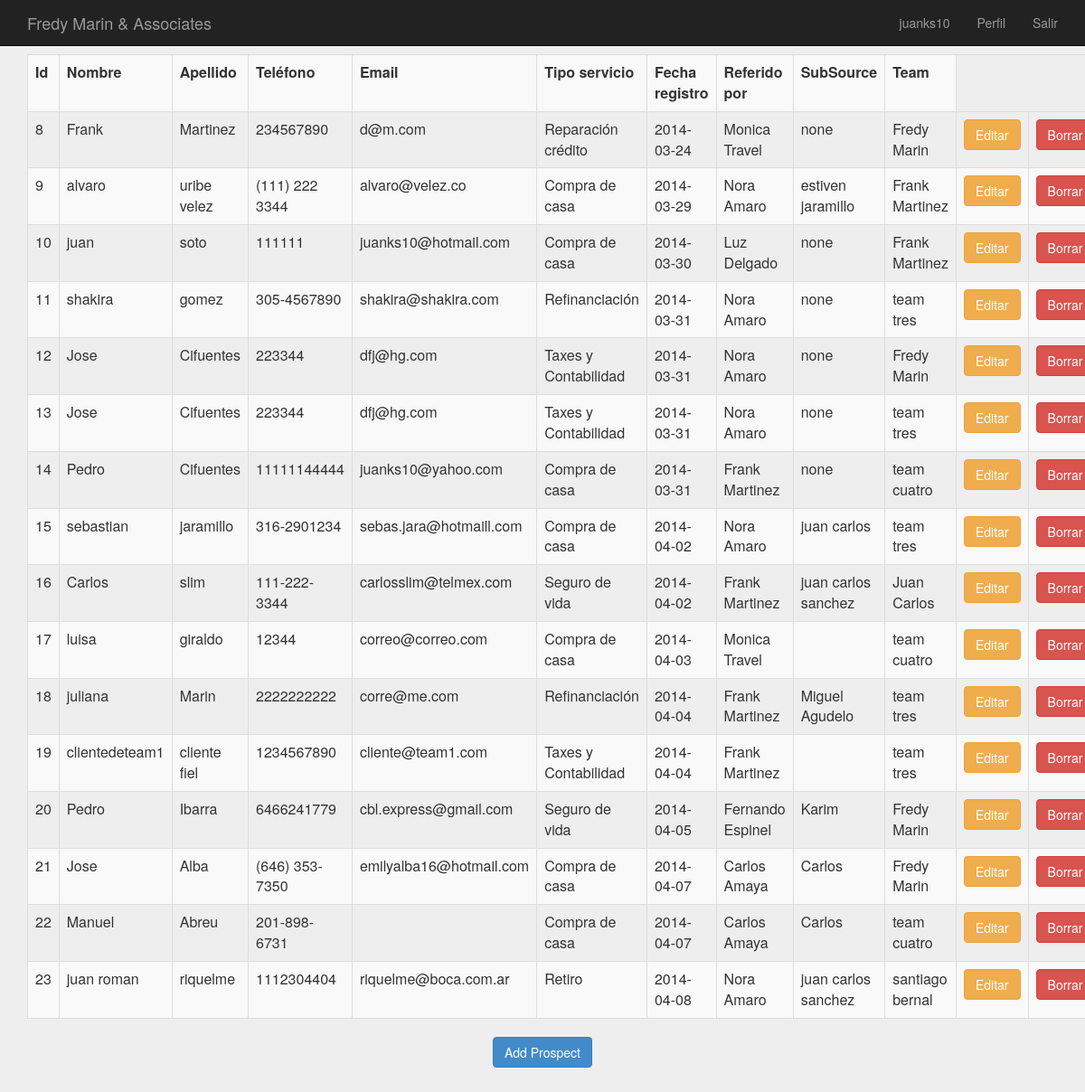
The page /clientes/index.php (signed in) on the database its author committed.
### tables this page shows
CREATE TABLE IF NOT EXISTS `clientes` (
  `id_cliente` int(7) NOT NULL AUTO_INCREMENT,
  `nombre_cliente` varchar(20) NOT NULL,
  `apellido_cliente` varchar(20) DEFAULT NULL,
  `telefono_cliente` varchar(16) DEFAULT NULL,
  `email_cliente` varchar(40) DEFAULT NULL,
  `fecha_registro` date NOT NULL,
  `tipo_servicio` varchar(20) NOT NULL,
  `id_vendedor` int(4) NOT NULL,
  `subsource` varchar(40) DEFAULT 'none',
  `creado_por` int(4) DEFAULT NULL,
  PRIMARY KEY (`id_cliente`)
);

CREATE TABLE IF NOT EXISTS `usuarios` (
  `id` int(5) NOT NULL AUTO_INCREMENT,
  `fecha` varchar(10) NOT NULL,
  `nick` varchar(20) NOT NULL,
  `pass` varchar(32) NOT NULL,
  `mail` varchar(40) NOT NULL,
  `ip` varchar(15) NOT NULL,
  `perfil` varchar(14) NOT NULL,
  `tipoperfil` int(2) NOT NULL,
  `nombre_completo` varchar(40) DEFAULT NULL,
  `movil` varchar(20) DEFAULT NULL,
  `creado_por` int(4) DEFAULT NULL,
  PRIMARY KEY (`id`),
  KEY `nick` (`nick`,`pass`)
);

### clientes/index.php (the view, shortened to what this page needs)
<?php
include("../conexion.php");
?>
<html>
<head>
    <link href="../estilos/bootstrap.min.css" rel="stylesheet">
    <link href="../estilos/signin.css" rel="stylesheet">
</head>
<body>
<?php mostrar_header();  ?>
<br />
<div class="container">
<?php
echo "<table class='table table-striped table-bordered' >";
echo "<tr>";
echo "<td><b>Id</b></td>";
echo "<td><b>Nombre</b></td>";
echo "<td><b>Apellido</b></td>";
echo "<td><b>Tel&eacute;fono</b></td>";
echo "<td><b>Email</b></td>";
echo "<td><b>Tipo servicio</b></td>";
echo "<td><b>Fecha registro</b></td>";
echo "<td><b>Referido por</b></td>";
echo "<td><b>SubSource</b></td>";
if($_SESSION['perfil'] == "administrador"){
echo "<td><b>Team</b></td>";
}
echo "</tr>";
        if (isset($_GET['pagina']) ) {
    	$num_pagina = (int) $_GET['pagina'];
    	$num_pagina2 = $num_pagina * 30;
    	}
    	else {
    	$num_pagina2 = 0;
    	}
    if ($_SESSION['perfil'] == "administrador") {
        $result = mysql_query("SELECT sim.*, usuarios.nombre_completo FROM clientes As sim INNER JOIN usuarios As usuarios ON sim.id_vendedor = usuarios.id LIMIT $num_pagina2 , 30") or trigger_error(mysql_error());
    }else if ($_SESSION['perfil'] == "team") {
        $creado_por = $_SESSION['id'];
        $result = mysql_query("SELECT sim.*, usuarios.nombre_completo FROM clientes As sim INNER JOIN usuarios As usuarios ON sim.id_vendedor = usuarios.id WHERE sim.creado_por = '$creado_por' LIMIT $num_pagina2 , 30") or trigger_error(mysql_error());
    }else if ($_SESSION['perfil'] == "vendedor") {
        $id_vendedor_ses = $_SESSION['id'];
        $result = mysql_query("SELECT sim.*, usuarios.nombre_completo FROM clientes As sim INNER JOIN usuarios As usuarios ON sim.id_vendedor = usuarios.id WHERE id_vendedor = '$id_vendedor_ses' LIMIT $num_pagina2 , 30") or trigger_error(mysql_error());
    }
while($row = mysql_fetch_array($result)){
foreach($row AS $key => $value) { $row[$key] = stripslashes($value); }
echo "<tr>";
echo "<td valign='top'>" . nl2br( $row['id_cliente']) . "</td>";
echo "<td valign='top'>" . nl2br( $row['nombre_cliente']) . "</td>";
echo "<td valign='top'>" . nl2br( $row['apellido_cliente']) . "</td>";
echo "<td valign='top'>" . nl2br( $row['telefono_cliente']) . "</td>";
echo "<td valign='top'>" . nl2br( $row['email_cliente']) . "</td>";
echo "<td valign='top'>" . nl2br( $row['tipo_servicio']) . "</td>";
echo "<td valign='top'>" . nl2br( $row['fecha_registro']) . "</td>";
echo "<td valign='top'>" . nl2br( $row['nombre_completo']) . "</td>";
echo "<td valign='top'>" . nl2br( $row['subsource']) . "</td>";
if($_SESSION['perfil'] == "administrador"){
      $creado_por_2 = $row['creado_por'];
      $result2 = mysql_query("SELECT nombre_completo FROM `usuarios` WHERE `id` = $creado_por_2 ") or trigger_error(mysql_error());
      while($row2 = mysql_fetch_array($result2)){
      foreach($row2 AS $key => $value) { $row2[$key] = stripslashes($value); }
      echo "<td valign='top'>".nl2br( $row2['nombre_completo'])."</td>";
    }
echo "<td valign='top'><a href=editar.php?id_cliente={$row['id_cliente']} class='btn btn-warning' role='button'>Editar</a></td><td><a href=borrar.php?id_cliente={$row['id_cliente']} class='btn btn-danger' role='button'>Borrar</a></td> ";
}
echo "</tr>";
}
echo "</table>";
	echo "<center>";
?>
		<a href='agregar.php' class='btn btn-primary' role='button'>Add Prospect</a>
	</div>
</body>
</html>

### conexion.php (shortened to what this page needs)
<?php
function mostrar_header() {
echo "<div class='navbar navbar-inverse navbar-fixed-top' role='navigation'>";
  echo " <div class='container'>";
  echo "      <div class='navbar-header'>";
  echo "        <a class='navbar-brand' href='#'>Fredy Marin & Associates</a>";
  echo "      </div>";
  echo "      <div class='navbar-collapse collapse'>";
  echo "        <ul class='nav navbar-nav navbar-right'>";
  echo "          <li><a href='#'>";
  echo $_SESSION['nick'];
  echo "           </a></li>";
  echo "          <li><a href='http://localhost/referidos/perfil.php'>Perfil</a></li>";
  echo "          <li><a href='http://localhost/referidos/index.php?modo=desconectar'>Salir</a></li>";
  echo "        </ul>";
  echo "      </div>";
  echo "      </div>";
  echo "    </div>";
}
?>

### estilos/signin.css (style rules this page uses)
body { padding-top: 40px; padding-bottom: 40px; background-color: #eee; }

### rows shown on the page
clientes: id_cliente "8", nombre_cliente "Frank", apellido_cliente "Martinez", telefono_cliente "234567890", email_cliente "d@m.com", tipo_servicio "Reparación crédito", fecha_registro "2014-03-24", usuarios.nombre_completo "Monica Travel", subsource "none"
usuarios: nombre_completo "Fredy Marin"
clientes: id_cliente "9", nombre_cliente "alvaro", apellido_cliente "uribe velez", telefono_cliente "(111) 222 3344", email_cliente "alvaro@velez.co", tipo_servicio "Compra de casa", fecha_registro "2014-03-29", usuarios.nombre_completo "Nora Amaro", subsource "estiven jaramillo"
usuarios: nombre_completo "Frank Martinez"
clientes: id_cliente "10", nombre_cliente "juan", apellido_cliente "soto", telefono_cliente "111111", email_cliente "juanks10@hotmail.com", tipo_servicio "Compra de casa", fecha_registro "2014-03-30", usuarios.nombre_completo "Luz Delgado", subsource "none"
clientes: id_cliente "11", nombre_cliente "shakira", apellido_cliente "gomez", telefono_cliente "305-4567890", email_cliente "shakira@shakira.com", tipo_servicio "Refinanciación", fecha_registro "2014-03-31", usuarios.nombre_completo "Nora Amaro", subsource "none"
usuarios: nombre_completo "team tres"
clientes: id_cliente "12", nombre_cliente "Jose", apellido_cliente "Cifuentes", telefono_cliente "223344", email_cliente "dfj@hg.com", tipo_servicio "Taxes y Contabilidad", fecha_registro "2014-03-31", usuarios.nombre_completo "Nora Amaro", subsource "none"
clientes: id_cliente "13", nombre_cliente "Jose", apellido_cliente "Cifuentes", telefono_cliente "223344", email_cliente "dfj@hg.com", tipo_servicio "Taxes y Contabilidad", fecha_registro "2014-03-31", usuarios.nombre_completo "Nora Amaro", subsource "none"
clientes: id_cliente "14", nombre_cliente "Pedro", apellido_cliente "Cifuentes", telefono_cliente "11111144444", email_cliente "juanks10@yahoo.com", tipo_servicio "Compra de casa", fecha_registro "2014-03-31", usuarios.nombre_completo "Frank Martinez", subsource "none"
usuarios: nombre_completo "team cuatro"
clientes: id_cliente "15", nombre_cliente "sebastian", apellido_cliente "jaramillo", telefono_cliente "316-2901234", email_cliente "sebas.jara@hotmaill.com", tipo_servicio "Compra de casa", fecha_registro "2014-04-02", usuarios.nombre_completo "Nora Amaro", subsource "juan carlos"
clientes: id_cliente "16", nombre_cliente "Carlos", apellido_cliente "slim", telefono_cliente "111-222-3344", email_cliente "carlosslim@telmex.com", tipo_servicio "Seguro de vida", fecha_registro "2014-04-02", usuarios.nombre_completo "Frank Martinez", subsource "juan carlos sanchez"
usuarios: nombre_completo "Juan Carlos"
clientes: id_cliente "17", nombre_cliente "luisa", apellido_cliente "giraldo", telefono_cliente "12344", email_cliente "correo@correo.com", tipo_servicio "Compra de casa", fecha_registro "2014-04-03", usuarios.nombre_completo "Monica Travel"
clientes: id_cliente "18", nombre_cliente "juliana", apellido_cliente "Marin", telefono_cliente "2222222222", email_cliente "corre@me.com", tipo_servicio "Refinanciación", fecha_registro "2014-04-04", usuarios.nombre_completo "Frank Martinez", subsource "Miguel Agudelo"
clientes: id_cliente "19", nombre_cliente "clientedeteam1", apellido_cliente "cliente fiel", telefono_cliente "1234567890", email_cliente "cliente@team1.com", tipo_servicio "Taxes y Contabilidad", fecha_registro "2014-04-04", usuarios.nombre_completo "Frank Martinez"
clientes: id_cliente "20", nombre_cliente "Pedro", apellido_cliente "Ibarra", telefono_cliente "6466241779", email_cliente "cbl.express@gmail.com", tipo_servicio "Seguro de vida", fecha_registro "2014-04-05", usuarios.nombre_completo "Fernando Espinel", subsource "Karim"
clientes: id_cliente "21", nombre_cliente "Jose", apellido_cliente "Alba", telefono_cliente "(646) 353-7350", email_cliente "emilyalba16@hotmail.com", tipo_servicio "Compra de casa", fecha_registro "2014-04-07", usuarios.nombre_completo "Carlos Amaya", subsource "Carlos"
clientes: id_cliente "22", nombre_cliente "Manuel", apellido_cliente "Abreu", telefono_cliente "201-898-6731", tipo_servicio "Compra de casa", fecha_registro "2014-04-07", usuarios.nombre_completo "Carlos Amaya", subsource "Carlos"
clientes: id_cliente "23", nombre_cliente "juan roman", apellido_cliente "riquelme", telefono_cliente "1112304404", email_cliente "riquelme@boca.com.ar", tipo_servicio "Retiro", fecha_registro "2014-04-08", usuarios.nombre_completo "Nora Amaro", subsource "juan carlos sanchez"
usuarios: nombre_completo "santiago bernal"

### other values the page prints
$_SESSION['nick'] "juanks10"
